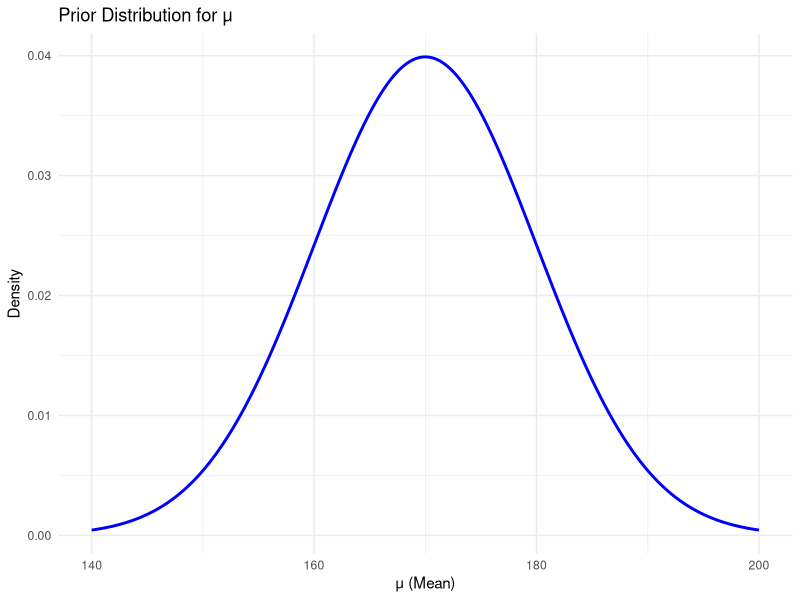
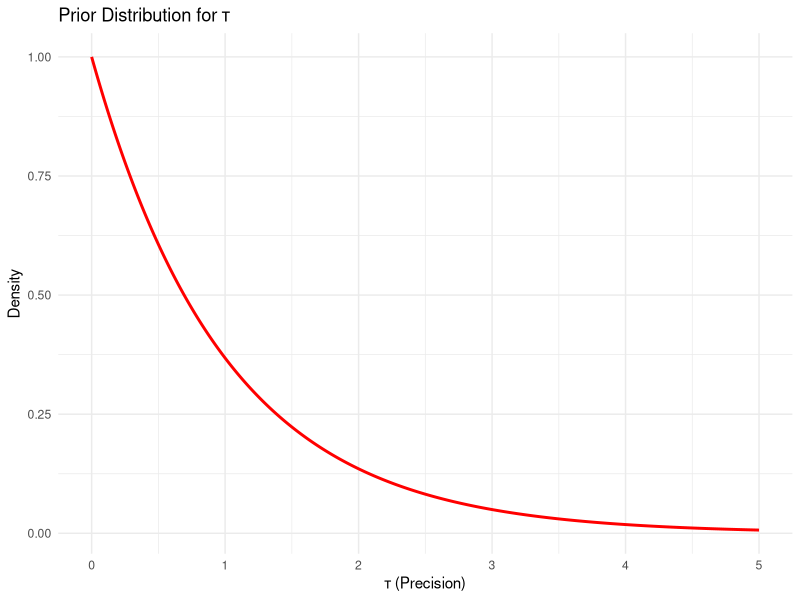

The R source for these figures, in order:
# Load necessary library
library(ggplot2)

# Prior for mu: Normal(170, 100)
mu_values <- seq(140, 200, length.out = 1000)  # Range of possible mu values
mu_prior <- dnorm(mu_values, mean = 170, sd = 10)  # Normal density



# Plot the prior for mu
mu_plot <- ggplot(data = data.frame(mu = mu_values, density = mu_prior), aes(x = mu, y = density)) +
  geom_line(color = "blue", size = 1) +
  labs(title = "Prior Distribution for μ", x = "μ (Mean)", y = "Density") +
  theme_minimal()

# Prior for tau: Gamma(1, 1)
tau_values <- seq(0, 5, length.out = 1000)  # Range of possible tau values
tau_prior <- dgamma(tau_values, shape = 1, rate = 1)  # Gamma density

# Plot the prior for tau
tau_plot <- ggplot(data = data.frame(tau = tau_values, density = tau_prior), aes(x = tau, y = density)) +
  geom_line(color = "red", size = 1) +
  labs(title = "Prior Distribution for τ", x = "τ (Precision)", y = "Density") +
  theme_minimal()

# Display the plots
print(mu_plot)
print(tau_plot)
